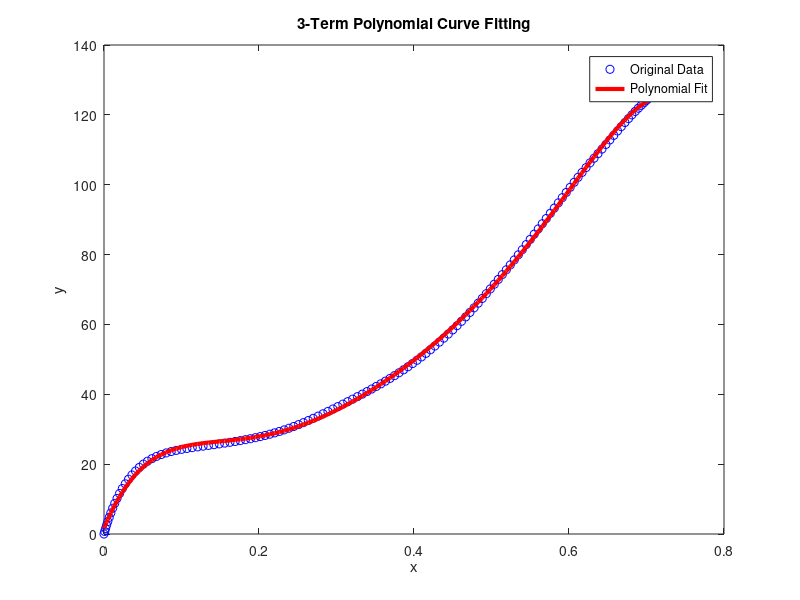

The MATLAB script that drew this image:
clear ; clc ; close ; 

% GPT Example of Model
load('All Stretch Experiment Data.mat') ; 
strain_data = StretchExperimentData{1,3} ; 
stress_data = StretchExperimentData{1,2} ; 
 
% Perform polynomial curve fitting
poly_degree = 6; % Degree of the polynomial
p = polyfit(strain_data, stress_data, poly_degree);

% Evaluate the polynomial at x values
y_fit = polyval(p, strain_data);

% Plot the results
figure;
plot(strain_data, stress_data, 'bo', 'DisplayName', 'Original Data');
hold on;
plot(strain_data, y_fit, 'r-', 'DisplayName', 'Polynomial Fit', 'linewidth', 3);
xlabel('x');
ylabel('y');
legend('show');
title('3-Term Polynomial Curve Fitting');

